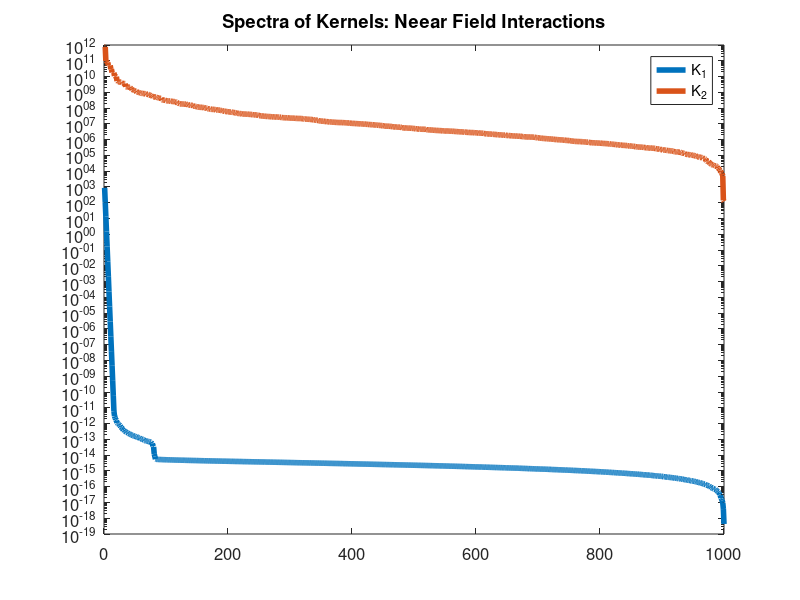
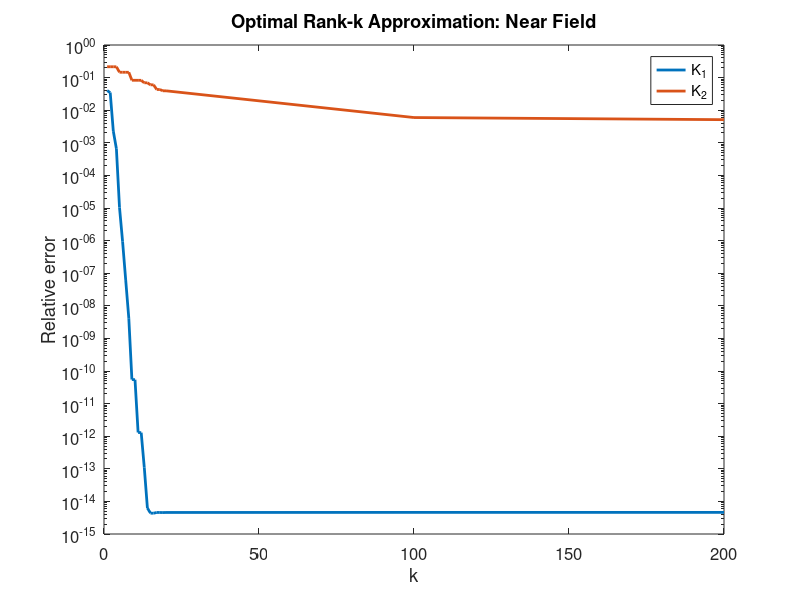
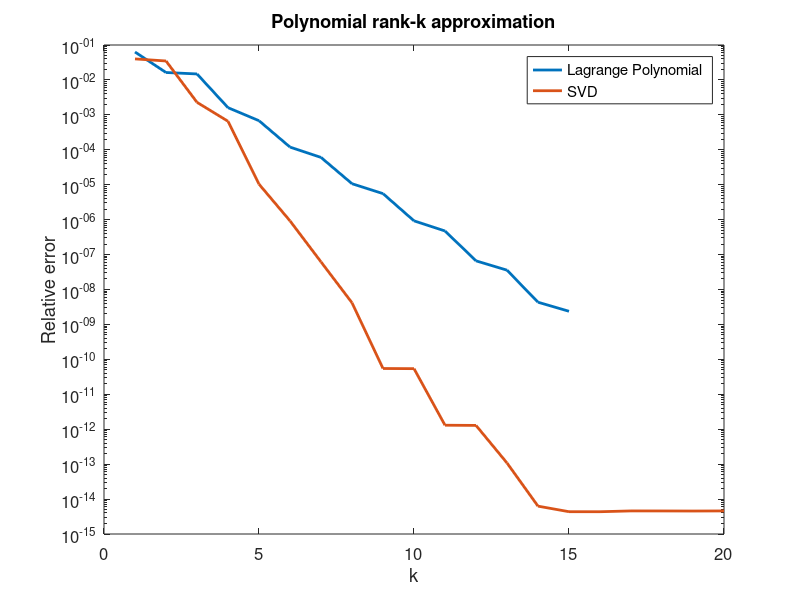
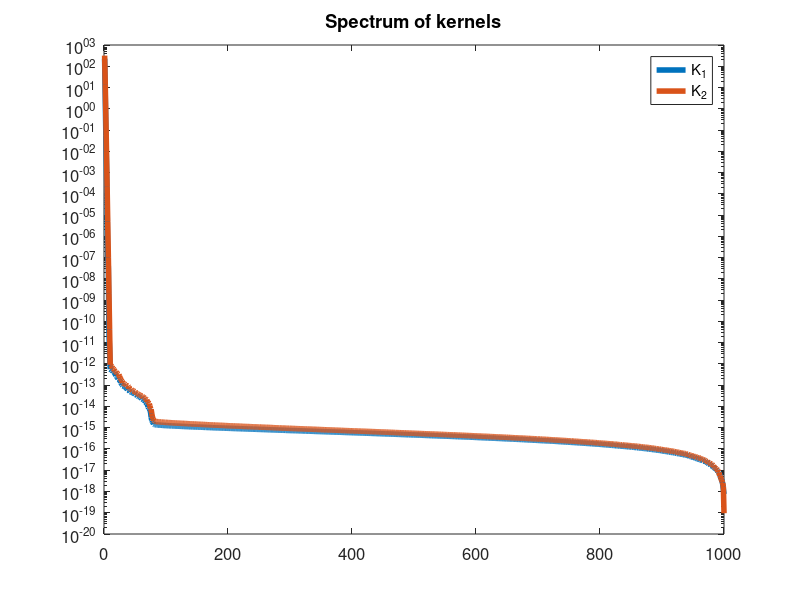

The MATLAB script that drew these images, in order:
rng(1)
a = 0; b=1; n = 1000;
[locs,~] = sort(rand(n,1)*(b-a));
distmatrix = squareform(pdist(locs));
kernel1 = 1./(1+distmatrix.^2); 
kernel2 = 1./(distmatrix.^2);kernel2(kernel2==Inf) = 0;


[U1, S1, V1] = svd(kernel1); 
[U2, S2, V2] = svd(kernel2); 
figure(1)
semilogy(diag(S1), 'linewidth',4); hold on
semilogy(diag(S2), 'linewidth',4);
legend('K_1', 'K_2'); title('Spectra of Kernels: Neear Field Interactions'); set(gca,'FontSize',12)

q = sin(10*locs) + cos(2000*locs); %Anything could be used here

%Exact 
f1 = kernel1*q;
f2 = kernel2*q;

ks = [1:20 100 200];
K1_svd_errors = ones(length(ks),1); K2_svd_errors = ones(length(ks),1);
for ki =1:length(ks),
    k = ks(ki);
    kernel1_approx = V1(:,1:k) * S1(1:k,1:k) * V1(:,1:k)';
    f1_approx = kernel1_approx*q;
    K1_svd_errors(ki) = norm(f1_approx - f1)/norm(f1);
    
    kernel2_approx = V2(:,1:k) * S2(1:k,1:k) * V2(:,1:k)';
    f2_approx = kernel2_approx*q;
    K2_svd_errors(ki) = norm(f2_approx - f2)/norm(f2);
end

figure(2); clf
semilogy(ks,K1_svd_errors,'linewidth',2);
hold on
semilogy(ks,K2_svd_errors,'linewidth',2);
ylabel ('Relative error'); xlabel('k'); set(gca,'FontSize',12); title('Optimal Rank-k Approximation: Near Field');
legend('K_1', 'K_2'); 

a1 = 0; b1=1; 
a2 = 2; b2 = 3;
n = 1000;
[locs1,~] = sort((b1+a1)/2+ rand(n,1)*(b1-a1));
[locs2,~] = sort((b2+a2)/2+rand(n,1)*(b2-a2));

distmatrix = squareform(pdist([locs1; locs2]));
kernel1 = 1./(1+distmatrix(1:1000,1001:2000).^2); 
kernel2 = 1./(distmatrix(1:1000,1001:2000).^2);kernel2(kernel2==Inf) = 0;

[U1, S1, V1] = svd(kernel1); 
[U2, S2, V2] = svd(kernel2); 
figure(100)
semilogy(diag(S1), 'linewidth',4); %xlim([0,500]);
 hold on
semilogy(diag(S2), 'linewidth',4);%xlim([0,500]);
legend('K_1', 'K_2'); title('Spectrum of kernels'); set(gca,'FontSize',12)

ps = 1:15;
K1_poly_errors = ones(length(ps),1);

%With varying number of interpolation points
for pi=1:length(ps)
    h = (b-a)/ps(pi); % Distance between interpolation points
    interp_points = a:h:b;
    k = length(interp_points);% Number of interpolation points
    
    V = zeros(n,k); %Columns of V will form our polynomial basis

    % There are k Lagrange polynomials (one for each point), evaluate each
    % of them at all the n points
    
    %Note how this is entirely independent of the kernel!
    for ti=1:length(interp_points),
        for yj=1:n
            num = 1;
            denom = 1;
            for tii=1:k
                if (tii ~= ti)
                    denom = denom*(interp_points(ti) -interp_points(tii));
                    num= num*(locs(yj) - interp_points(tii));
                end
            end

            V(yj,ti) = num/denom;
        end
    end

    %We only evaluate the kernel at the k by k interpolation points
    S = ones(k,k);
    for i=1:k
        for j=1:k       
            S(i,j) = 1/(1+norm(interp_points(j)-interp_points(i))^2);
        end
    end
    
    f1_poly_approx = V*S*V'*q;
    K1_poly_errors(pi) = norm(f1_poly_approx - f1)/norm(f1);
end

figure(5); clf
semilogy(ps,K1_poly_errors,'linewidth',2);
hold on
semilogy(ks(1:20),K1_svd_errors(1:20), 'linewidth',2)
ylabel ('Relative error'); xlabel('k'); set(gca,'FontSize',12); title('Polynomial rank-k approximation');
legend('Lagrange Polynomial', 'SVD')

k = 2;
Nint = 5; %Number of intervals
h = 1/(Nint *k);

%k interpolation points in each interval
interp_points = zeros(k,Nint);
for j=1:k
    for int=1:Nint
        interp_points(j,int) = h/2 + ((j-1)+(int-1)*k)*h;
    end
end

%We need to be able to look up which interval each point belongs to
int_lookup = zeros(n,1);
current_int = 0;
for i=1:n
    if (k*h*(current_int) < locs(i))
        current_int = current_int +1;
    end
   int_lookup(i) = current_int;
end

%Make V, which is now n rows by Nint*k columns
V = zeros(n,Nint*k);
for ti=1:k 
    for yj=1:n
        current_int = int_lookup(yj);
        num = 1;
        denom = 1;
        for tii=1:k
            if (tii ~= ti)
                denom = denom*(interp_points(ti,current_int) -interp_points(tii,current_int));
                num= num*(locs(yj) - interp_points(tii,current_int));
            end
        end

        V(yj,(current_int-1)*k+ti) = num/denom;
    end
end

%Make S, which is k*Nint by k*Nint
S = ones(k*Nint,k*Nint);
for int1=1:Nint
    for i=1:k
        for int2=1:Nint
            for j=1:k    
                S((int1-1)*k+i,(int2-1)*k+j) = 1/(1+norm(interp_points(i,int1)-interp_points(j,int2))^2);
            end
        end
    end
end

f1_poly_approx = V*S*V'*q;


